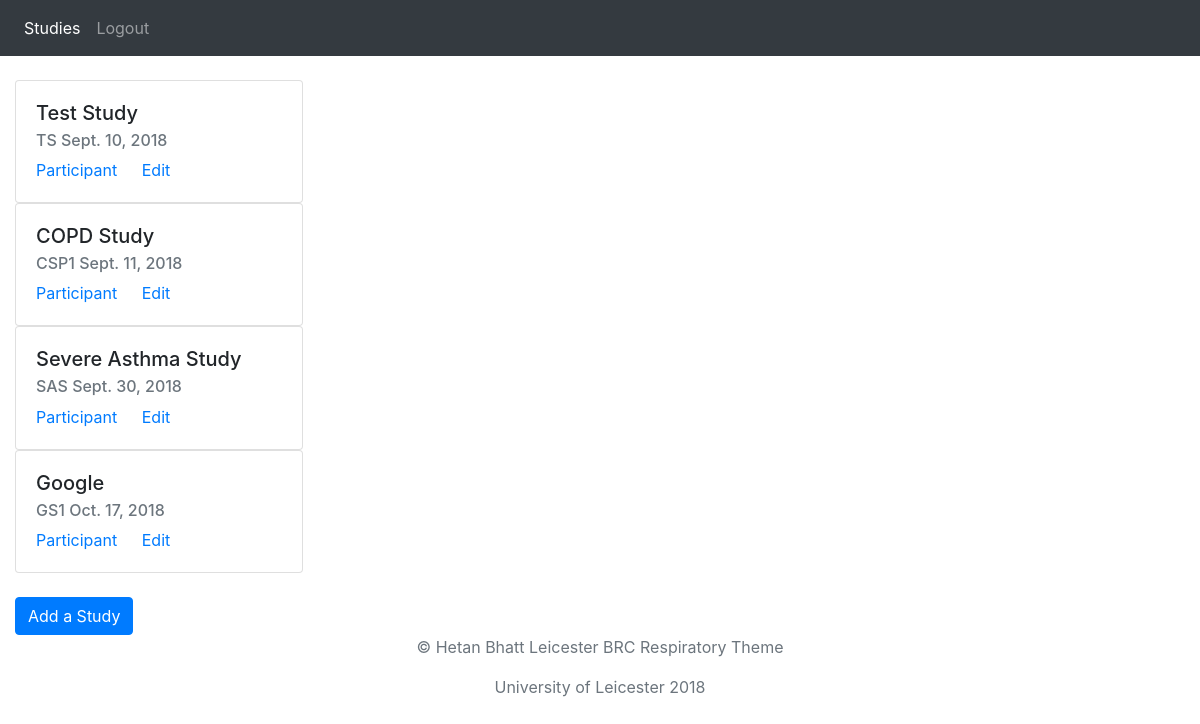
Page /studies/ (signed in) on the earlier database version.
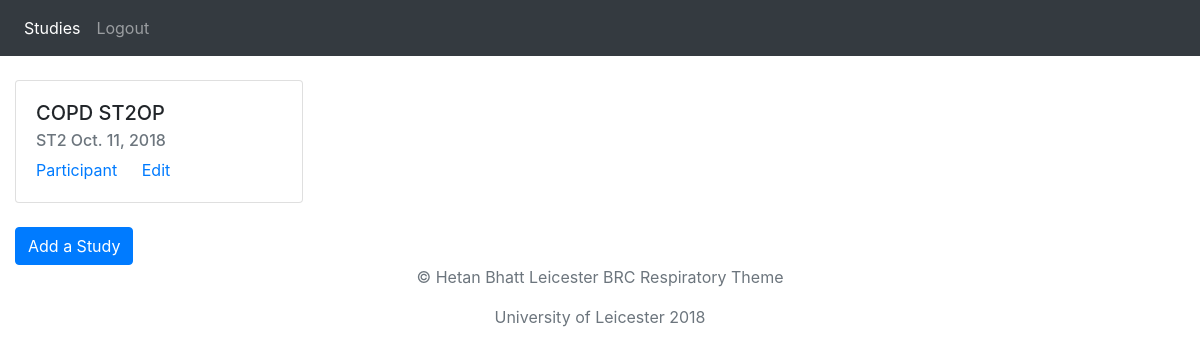
Same page on the later database version.
### databank/models.py (models this page shows, shortened)
class Study(models.Model):
    study_name = models.CharField(max_length=100, blank=False, unique=True)
    identifier = models.CharField(max_length=10, blank=False)
    created_date = models.DateField(default=datetime.date.today)

### databank/views.py (the view)
# urls.py: path('studies/', views.study_list, name='study_list'),
@login_required
def study_list(request):
    return render(request, 'databank/studies.html',
    {'study_list':Study.objects.all})

### databank/templates/databank/studies.html (shortened to what this page needs)
{% extends "databank/basepage.html" %}
{% block content %}
<header>
  <nav class="navbar navbar-expand-lg navbar-dark bg-dark">
    <div class="collapse navbar-collapse" id="navbarNavAltMarkup">
      <div class="navbar-nav mr-auto">
        {% if user.is_authenticated %}
        <a class="nav-item active nav-link" href="">Studies</a>
        <a class="nav-item nav-link" href="javascript:{document.getElementById('logout').submit()}" onclick="">Logout</a>
        {% endif %}
      </div>
    </div>
  </nav>
</header>
<br />
<div class="container-fluid">
  {% for study in study_list %}
  <div class="card" style="width: 18rem;">
    <div class="card-body">
      <h5 class="card-title">{{ study.study_name }}</h5>
      <h6 class="card-subtitle mb-2 text-muted">{{ study.identifier }} {{ study.created_date }}</h6>
      <a href="{% url 'participant_list' study.id %}" class="card-link">Participant</a>
      <a href="{% url 'edit_study' study.id %}" class="card-link">Edit</a>
    </div>
  </div>
  {% endfor %}
  <br />
  <a class="btn btn-primary" href="{% url 'add_study' %}" role="button">Add a Study</a>
</div>
{% endblock %}

Differences in the rows shown:
removed Study: study_name "Test Study", identifier "TS", created_date "Sept. 10, 2018"
removed Study: study_name "COPD Study", identifier "CSP1", created_date "Sept. 11, 2018"
removed Study: study_name "Severe Asthma Study", identifier "SAS", created_date "Sept. 30, 2018"
removed Study: study_name "Google", identifier "GS1", created_date "Oct. 17, 2018"
added Study: study_name "COPD ST2OP", identifier "ST2", created_date "Oct. 11, 2018"
